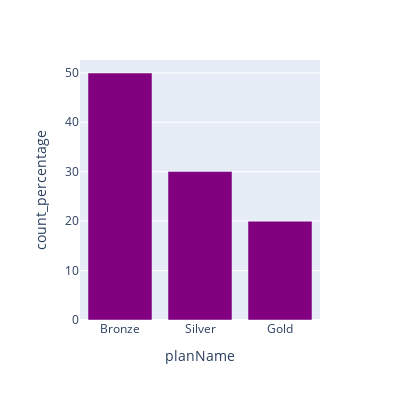

Source (notebook cell):
### Code cell
count_percentage_plot_by_column('planName','purple')

### Figure 1 — Plotly figure (JSON) as saved in the notebook; plotly's stock layout.template omitted (floating-point values rounded to 4 significant figures)
{"data": [{"alignmentgroup": "True", "hovertemplate": "planName=%{x}<br>count_percentage=%{y}<extra></extra>", "legendgroup": "", "marker": {"color": "purple", "pattern": {"shape": ""}}, "name": "", "offsetgroup": "", "orientation": "v", "showlegend": false, "textposition": "auto", "type": "bar", "x": ["Bronze", "Silver", "Gold"], "xaxis": "x", "y": [49.97, 30.04, 19.99], "yaxis": "y"}], "layout": {"autosize": false, "barmode": "relative", "height": 400, "legend": {"tracegroupgap": 0}, "margin": {"t": 60}, "width": 400, "xaxis": {"anchor": "y", "domain": [0, 1], "title": {"text": "planName"}}, "yaxis": {"anchor": "x", "domain": [0, 1], "title": {"text": "count_percentage"}}}}
